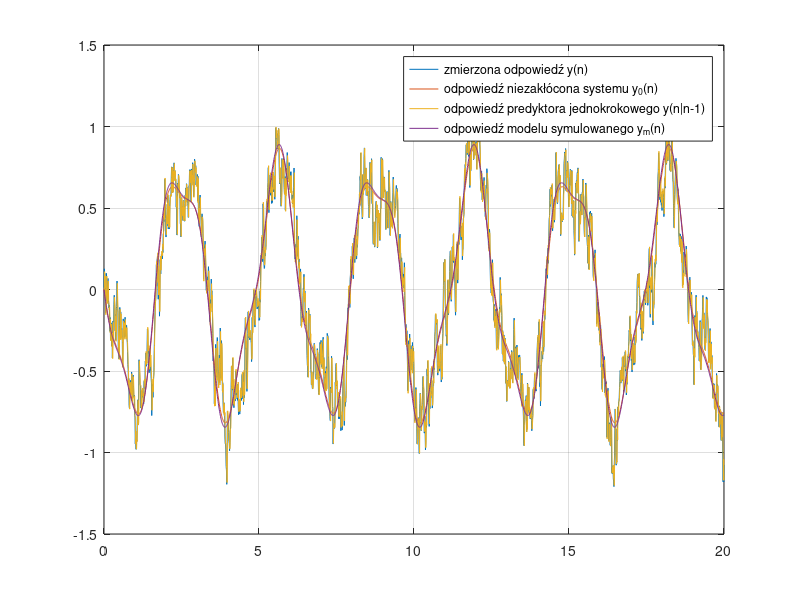

This figure's MATLAB source:
close all; clear; clc;

%% Wczytanie danych pomiarowych
load IdentWsadowaDyn.mat

Tp = 0.01;
n = 1:length(DaneDynC);
u = DaneDynC(n, 1);
y = DaneDynC(n, 2);

N = length(u);

%% Podział danych pomiarowych na 2 podzbiory
u_est = u(1:fix(N/2));
u_wer = u(fix(N/2)+1:end);

y_est = y(1:fix(N/2));
y_wer = y(fix(N/2)+1:end);

N_est = length(u_est);
N_wer = length(u_wer);
d = 2;

%% Identyfikacja - LS
Phi = zeros(N_est, d);
for k=2:N_est
    Phi(k, :) = [y_est(k-1), u_est(k-1)];
end

pLS = pinv(Phi) * y_est;

%% Identyfikacja - IV
Gq = tf(pLS(2), [1, -pLS(1)], Tp);
x = lsim(Gq, u_est, (0:N_est-1) * Tp);

Z = zeros(N_est, d);
for k=2:N_est
    Z(k, :) = [x(k-1), u_est(k-1)];
end

pIV = inv(Z' * Phi) * Z' * y_est;

T_hat = -Tp / log(pIV(1));
k_hat = pIV(2) / (1 - pIV(1));

%% Wykresy
G0 = tf(2.0, [0.5, 1]);
Gm = tf(k_hat, [T_hat, 1]);
t_wer = (0:N_wer-1) * Tp;

y0 = lsim(G0, u_wer, t_wer);
y_hat = zeros(N_wer, 1);
for k=2:N_wer
    y_hat(k) = pIV(1) * y_wer(k-1) + pIV(2) * u_wer(k-1);
end
ym = lsim(Gm, u_wer, t_wer);

figure
plot(t_wer, y_wer)
hold on
plot(t_wer, y0)
plot(t_wer, y_hat)
plot(t_wer, ym)
legend('zmierzona odpowiedź y(n)', 'odpowiedź niezakłócona systemu y_0(n)', 'odpowiedź predyktora jednokrokowego y(n|n-1)', 'odpowiedź modelu symulowanego y_m(n)')
grid on

%% Wskaźniki
V_p = 1/N_wer * sum((y_wer - y_hat).^2);
V_m = 1/N_wer * sum((y0 - ym).^2);
